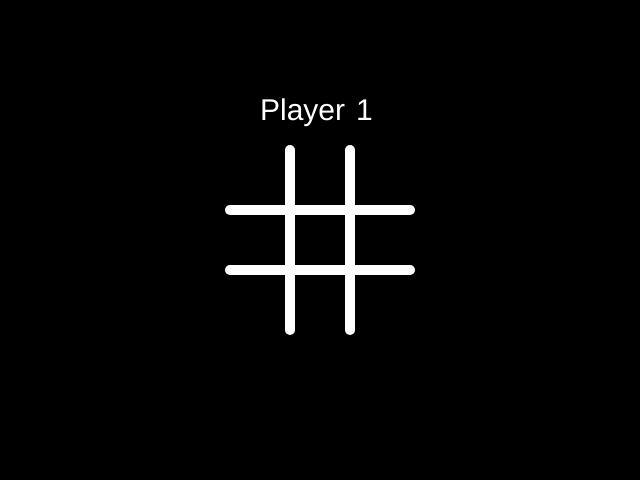
Frame 1 (no input)
Frame 60 (no input): identical to frame 1, image omitted
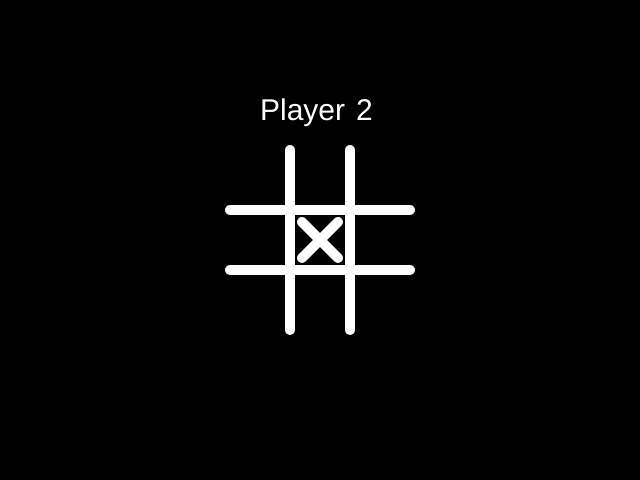
Frame 120 (the mouse pressed at the canvas centre since frame 60)

The p5.js sketch that drew these frames (run headless with seeded random() and noise() and a simulated clock; from frame 60 on, the mouse is pressed at the canvas centre):

// p5.js sketch
// ── sketch.js
const L = 60;   //Tamanho do lado do quadrado central

function setup() 
{
	createCanvas(640,480);
	GameState = [];      //Top 1,2,3 Center 4,5,6   Botton 7,8,9    Esquerda para Direita
	Objects = [];
	Turn = 1;    //Player 1 Or Player 2 
	Winner = 0;
}

function CreateGrid()
{
	stroke(255,255,255); //Center (320,240)
	strokeWeight(10);
	line(-3*L/2 + width/2, -1*L/2 + height/2, 3/2 * L + width/2, (-1/2)*L + height/2);      //Cima
	line(-3*L/2 + width/2, L/2 + height/2, 3/2 * L + width/2, L/2 + height/2);              //Baixo
	line(-1*L/2 + width/2, -3*L/2 + height/2, (-1/2)*L + width/2, 3/2 * L + height/2);      //Esquerda
	line(L/2 + width/2, -3*L/2 + height/2, 1/2 * L + width/2, (3/2)*L + height/2);					//Direita
}

class Circle    //Id = 2
{
	constructor(x,y)
	{
		this.x = x;
		this.y = y;
	}
	Draw()
	{
		noFill();
		ellipse(this.x,this.y,L*0.6,L*0.6);
	}
}

class Xmark     //Id = 1
{
	constructor(x,y)
	{
		this.x = x;
		this.y = y;
	}
	Draw()
	{
		stroke(255);
		line(this.x - L*0.3, this.y - L*0.3, this.x + L*0.3, this.y + L*0.3);
		line(this.x - L*0.3, this.y + L*0.3, this.x + L*0.3, this.y - L*0.3);
	}
}

function mousePressed ()
{
	X = mouseX;
	Y = mouseY;
	print(X);
	print(Y);
	if(X < width/2 + 3/2 * L && X > width/2 - 3/2 * L && Y < height/2 + 3/2 * L && Y > height/2 - 3/2 * L)
	{
		print("Passed first If");
		n = 3 * YSpace(Y) + XSpace(X);
		if(GameState[n] === undefined)
		{
			print('Turn: %d, n: %d',Turn, n);
			GameState[n] = Turn;
			if(Turn === 1)
			{
				Objects.push(new Xmark(FTXS(XSpace(X)),FTYS(YSpace(Y))));
				Turn = 2;
			}
			else
			{
				Objects.push(new Circle(FTXS(XSpace(X)),FTYS(YSpace(Y))));
				Turn = 1;
			}
			VerifyGameState();
		}
	}
}

function XSpace(X)
{
		if(X < width/2 - 1/2 * L)
		{
			return 1;
		}
		else if(X > width/2 + 1/2 * L)
		{
			return 3;
		}
		else
		{
			return 2;
		}
}

function YSpace(Y)
{
	if(Y < height/2 - 1/2 * L)
	{
		return 0;
	}
	else if(Y > height/2 + 1/2 * L)
	{
		return 2;
	}
	else
	{
		return 1;
	}
}

function FTXS (Xspace)  //Função transformadora XSpace  Transforma n em suas posições no Canvas
{
	return width/2 + (Xspace - 2) * L;
}

function FTYS (Yspace)
{
	return height/2 + (Yspace - 1) * L;
}

function CreateInterface()
{
	noStroke();
	fill(255);
	textSize(L/2);
	text("Player ", width/2 - L,height/2 - 2*L);
	text(Turn, width/2 + 0.6*L, height/2 - 2*L);
	if(Winner != 0)
	{
		text("Player",width/2 - 2*L,height/2 + 2*L);
		text(Winner, width/2 - 0.4*L, height/2 + 2*L);
		text("Winner", width/2, height/2 + 2*L);
	}
}

function VerifyGameState()
{
	if(GameState[1] === GameState[2] && GameState[2] === GameState[3] && GameState[1] !== undefined)
	{
		Objects.push(new RedLine(1,3));
		Winner = DeclareWinner(Turn);
	}
	if(GameState[4] === GameState[5] && GameState[5] === GameState[6] && GameState[4] !== undefined)
	{
		Objects.push(new RedLine(4,6));
		Winner = DeclareWinner(Turn);
	}
	if(GameState[7] === GameState[8] && GameState[8] === GameState[9] && GameState[7] !== undefined)
	{
		Objects.push(new RedLine(4,6));
		Winner = DeclareWinner(Turn);
	}
	if(GameState[1] === GameState[4] && GameState[4] === GameState[7] && GameState[1] !== undefined)
	{
		Objects.push(new RedLine(1,7));
		Winner = DeclareWinner(Turn);
	}
	if(GameState[2] === GameState[5] && GameState[5] === GameState[8] && GameState[2] !== undefined)
	{
		Objects.push(new RedLine(2,8));
		Winner = DeclareWinner(Turn);
	}
	if(GameState[3] === GameState[6] && GameState[6] === GameState[9] && GameState[3] !== undefined)
	{
		Objects.push(new RedLine(3,9));
		Winner = DeclareWinner(Turn);
	}
	if(GameState[1] === GameState[5] && GameState[5] === GameState[9] && GameState[1] !== undefined)
	{
		Objects.push(new RedLine(1,9));
		Winner = DeclareWinner(Turn);
	}
	if(GameState[3] === GameState[5] && GameState[5] === GameState[7] && GameState[3] !== undefined)
	{
		Objects.push(new RedLine(3,7));
		Winner = DeclareWinner(Turn);
	}
}

function DeclareWinner()
{
	window.setTimeout(NextRound,1000);
	if(Turn == 1)
	{
		return 2;
	}
	else
	{
		return 1;
	}
}

function NextRound()
{
	print("NextRound");
	Objects.splice(0,Objects.length);
	GameState.splice(0,GameState.length);
	Winner = 0;
}

class RedLine
{
	constructor(n1,n2)
	{
		this.n1 = n1;
		this.n2 = n2;
		this.x1 = FTXS(((this.n1-1)%3)+1);
		this.y1 = FTYS(floor((this.n1-1)/3));
		this.x2 = FTXS(((this.n2-1)%3)+1);
		this.y2 = FTYS(floor((this.n2-1)/3));
	}
	Draw()
	{
		stroke(255,0,0);
		strokeWeight(10);
		line(this.x1,this.y1,this.x2,this.y2);
	}
}

function draw() 
{
	background(0);
	CreateGrid();
	for(i = 0; i < Objects.length ; i++)
	{
		Objects[i].Draw();
	}
	CreateInterface();
}
